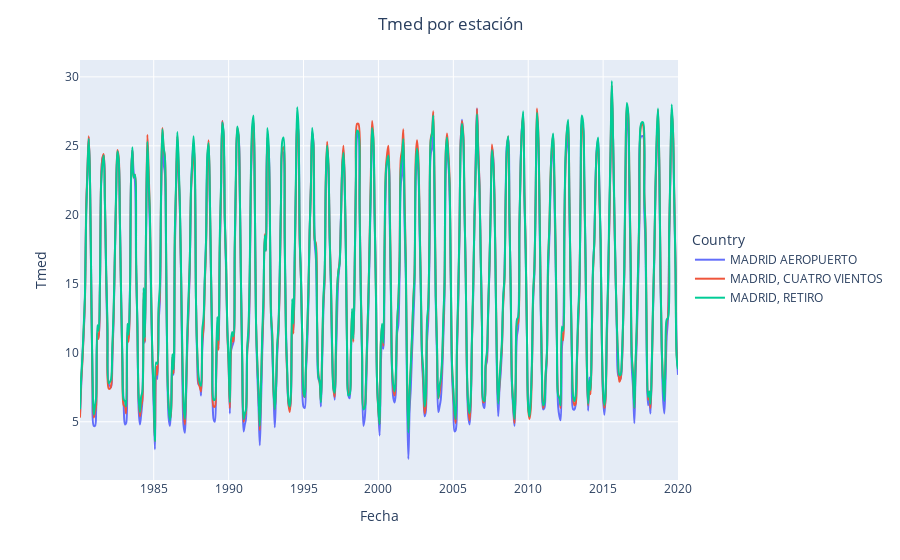
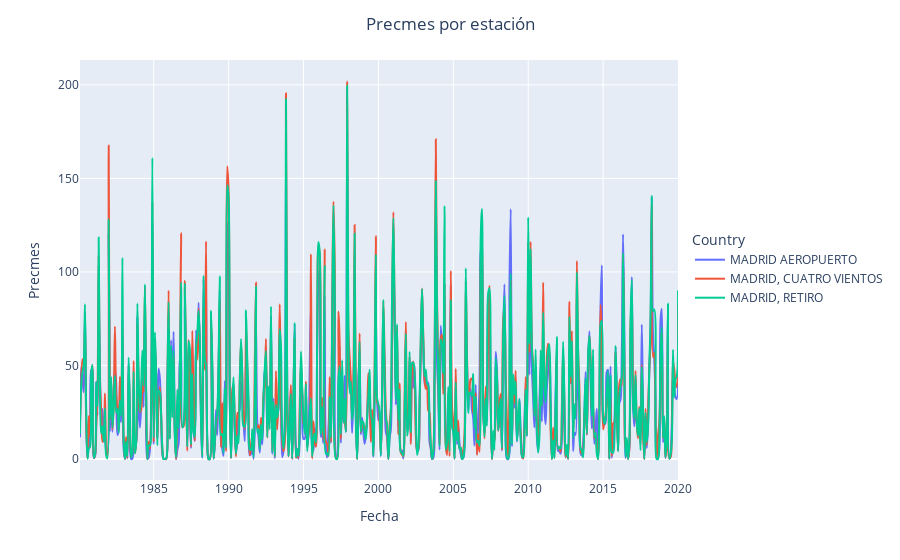
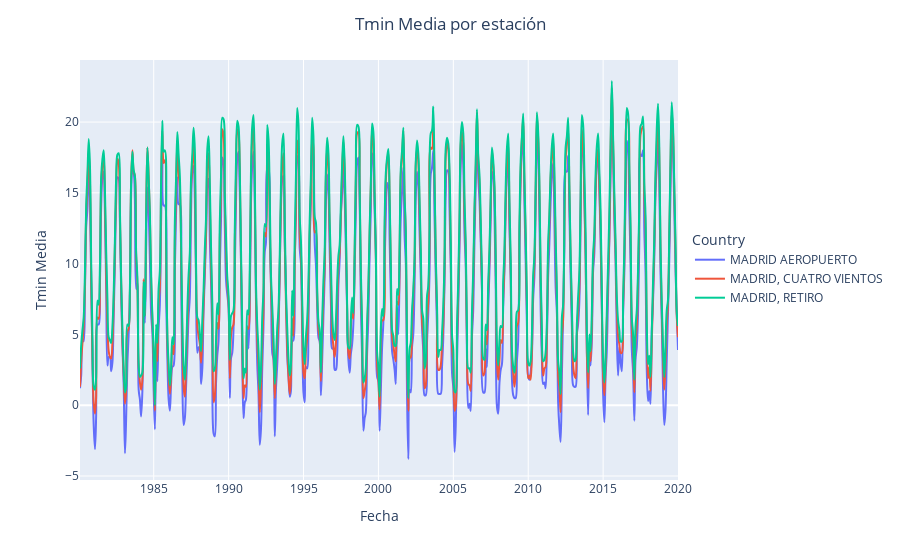
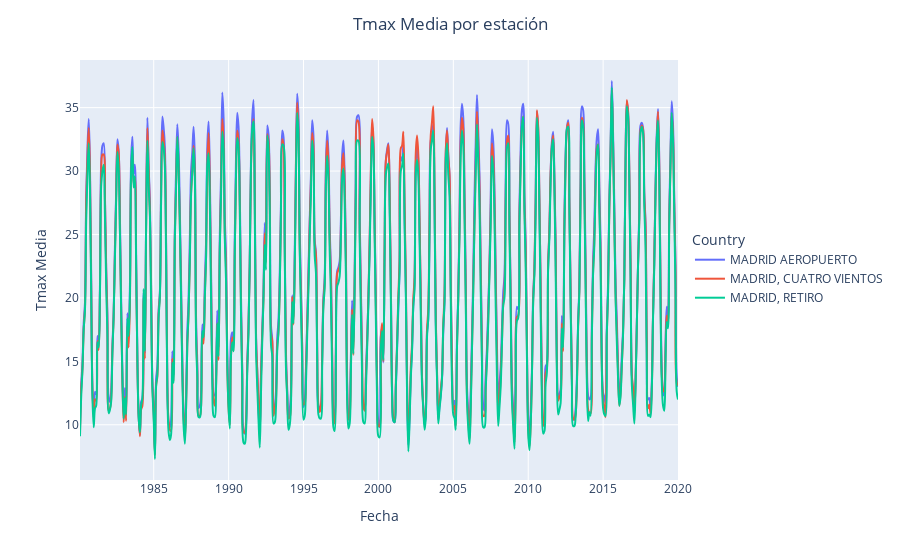

Write notebook code for charts like these, in order.
### Markdown cell above
Tendencias de temperatura y precipitación.

### Code cell
for elem in cols:
    vtb.grafI_est("fecha" , elem , "nombre", madrid_mensual3, False )

### Figure 1 — Plotly figure (JSON) as saved in the notebook; plotly's stock layout.template omitted (floating-point values rounded to 4 significant figures; data arrays with more than 128 entries replaced by an {"elided": "..."} marker saying what was removed)
{"data": [{"hovertemplate": "<b>%{hovertext}</b><br><br>nombre=MADRID AEROPUERTO<br>fecha=%{x}<br>tmed=%{y}<extra></extra>", "hovertext": {"elided": "480 str values"}, "legendgroup": "MADRID AEROPUERTO", "line": {"color": "#636efa", "dash": "solid", "shape": "spline"}, "mode": "lines", "name": "MADRID AEROPUERTO", "orientation": "v", "showlegend": true, "type": "scatter", "x": {"elided": "480 str values"}, "xaxis": "x", "y": {"elided": "480 float values"}, "yaxis": "y"}, {"hovertemplate": "<b>%{hovertext}</b><br><br>nombre=MADRID, CUATRO VIENTOS<br>fecha=%{x}<br>tmed=%{y}<extra></extra>", "hovertext": {"elided": "480 str values"}, "legendgroup": "MADRID, CUATRO VIENTOS", "line": {"color": "#EF553B", "dash": "solid", "shape": "spline"}, "mode": "lines", "name": "MADRID, CUATRO VIENTOS", "orientation": "v", "showlegend": true, "type": "scatter", "x": {"elided": "480 str values"}, "xaxis": "x", "y": {"elided": "480 float values"}, "yaxis": "y"}, {"hovertemplate": "<b>%{hovertext}</b><br><br>nombre=MADRID, RETIRO<br>fecha=%{x}<br>tmed=%{y}<extra></extra>", "hovertext": {"elided": "480 str values"}, "legendgroup": "MADRID, RETIRO", "line": {"color": "#00cc96", "dash": "solid", "shape": "spline"}, "mode": "lines", "name": "MADRID, RETIRO", "orientation": "v", "showlegend": true, "type": "scatter", "x": {"elided": "480 str values"}, "xaxis": "x", "y": {"elided": "480 float values"}, "yaxis": "y"}], "layout": {"legend": {"font": {"size": 12}, "title": {"text": "Country"}, "tracegroupgap": 0, "y": 0.5}, "margin": {"t": 60}, "title": {"text": "Tmed por estación ", "x": 0.5, "xanchor": "center"}, "xaxis": {"anchor": "y", "domain": [0, 1], "title": {"text": "Fecha"}}, "yaxis": {"anchor": "x", "domain": [0, 1], "title": {"text": "Tmed"}}}}

### Figure 2 — Plotly figure (JSON) as saved in the notebook; plotly's stock layout.template omitted (floating-point values rounded to 4 significant figures; data arrays with more than 128 entries replaced by an {"elided": "..."} marker saying what was removed)
{"data": [{"hovertemplate": "<b>%{hovertext}</b><br><br>nombre=MADRID AEROPUERTO<br>fecha=%{x}<br>precmes=%{y}<extra></extra>", "hovertext": {"elided": "480 str values"}, "legendgroup": "MADRID AEROPUERTO", "line": {"color": "#636efa", "dash": "solid", "shape": "spline"}, "mode": "lines", "name": "MADRID AEROPUERTO", "orientation": "v", "showlegend": true, "type": "scatter", "x": {"elided": "480 str values"}, "xaxis": "x", "y": {"elided": "480 float values"}, "yaxis": "y"}, {"hovertemplate": "<b>%{hovertext}</b><br><br>nombre=MADRID, CUATRO VIENTOS<br>fecha=%{x}<br>precmes=%{y}<extra></extra>", "hovertext": {"elided": "480 str values"}, "legendgroup": "MADRID, CUATRO VIENTOS", "line": {"color": "#EF553B", "dash": "solid", "shape": "spline"}, "mode": "lines", "name": "MADRID, CUATRO VIENTOS", "orientation": "v", "showlegend": true, "type": "scatter", "x": {"elided": "480 str values"}, "xaxis": "x", "y": {"elided": "480 float values"}, "yaxis": "y"}, {"hovertemplate": "<b>%{hovertext}</b><br><br>nombre=MADRID, RETIRO<br>fecha=%{x}<br>precmes=%{y}<extra></extra>", "hovertext": {"elided": "480 str values"}, "legendgroup": "MADRID, RETIRO", "line": {"color": "#00cc96", "dash": "solid", "shape": "spline"}, "mode": "lines", "name": "MADRID, RETIRO", "orientation": "v", "showlegend": true, "type": "scatter", "x": {"elided": "480 str values"}, "xaxis": "x", "y": {"elided": "480 float values"}, "yaxis": "y"}], "layout": {"legend": {"font": {"size": 12}, "title": {"text": "Country"}, "tracegroupgap": 0, "y": 0.5}, "margin": {"t": 60}, "title": {"text": "Precmes por estación ", "x": 0.5, "xanchor": "center"}, "xaxis": {"anchor": "y", "domain": [0, 1], "title": {"text": "Fecha"}}, "yaxis": {"anchor": "x", "domain": [0, 1], "title": {"text": "Precmes"}}}}

### Figure 3 — Plotly figure (JSON) as saved in the notebook; plotly's stock layout.template omitted (floating-point values rounded to 4 significant figures; data arrays with more than 128 entries replaced by an {"elided": "..."} marker saying what was removed)
{"data": [{"hovertemplate": "<b>%{hovertext}</b><br><br>nombre=MADRID AEROPUERTO<br>fecha=%{x}<br>tmin_media=%{y}<extra></extra>", "hovertext": {"elided": "480 str values"}, "legendgroup": "MADRID AEROPUERTO", "line": {"color": "#636efa", "dash": "solid", "shape": "spline"}, "mode": "lines", "name": "MADRID AEROPUERTO", "orientation": "v", "showlegend": true, "type": "scatter", "x": {"elided": "480 str values"}, "xaxis": "x", "y": {"elided": "480 float values"}, "yaxis": "y"}, {"hovertemplate": "<b>%{hovertext}</b><br><br>nombre=MADRID, CUATRO VIENTOS<br>fecha=%{x}<br>tmin_media=%{y}<extra></extra>", "hovertext": {"elided": "480 str values"}, "legendgroup": "MADRID, CUATRO VIENTOS", "line": {"color": "#EF553B", "dash": "solid", "shape": "spline"}, "mode": "lines", "name": "MADRID, CUATRO VIENTOS", "orientation": "v", "showlegend": true, "type": "scatter", "x": {"elided": "480 str values"}, "xaxis": "x", "y": {"elided": "480 float values"}, "yaxis": "y"}, {"hovertemplate": "<b>%{hovertext}</b><br><br>nombre=MADRID, RETIRO<br>fecha=%{x}<br>tmin_media=%{y}<extra></extra>", "hovertext": {"elided": "480 str values"}, "legendgroup": "MADRID, RETIRO", "line": {"color": "#00cc96", "dash": "solid", "shape": "spline"}, "mode": "lines", "name": "MADRID, RETIRO", "orientation": "v", "showlegend": true, "type": "scatter", "x": {"elided": "480 str values"}, "xaxis": "x", "y": {"elided": "480 float values"}, "yaxis": "y"}], "layout": {"legend": {"font": {"size": 12}, "title": {"text": "Country"}, "tracegroupgap": 0, "y": 0.5}, "margin": {"t": 60}, "title": {"text": "Tmin Media por estación ", "x": 0.5, "xanchor": "center"}, "xaxis": {"anchor": "y", "domain": [0, 1], "title": {"text": "Fecha"}}, "yaxis": {"anchor": "x", "domain": [0, 1], "title": {"text": "Tmin Media"}}}}

### Figure 4 — Plotly figure (JSON) as saved in the notebook; plotly's stock layout.template omitted (floating-point values rounded to 4 significant figures; data arrays with more than 128 entries replaced by an {"elided": "..."} marker saying what was removed)
{"data": [{"hovertemplate": "<b>%{hovertext}</b><br><br>nombre=MADRID AEROPUERTO<br>fecha=%{x}<br>tmax_media=%{y}<extra></extra>", "hovertext": {"elided": "480 str values"}, "legendgroup": "MADRID AEROPUERTO", "line": {"color": "#636efa", "dash": "solid", "shape": "spline"}, "mode": "lines", "name": "MADRID AEROPUERTO", "orientation": "v", "showlegend": true, "type": "scatter", "x": {"elided": "480 str values"}, "xaxis": "x", "y": {"elided": "480 float values"}, "yaxis": "y"}, {"hovertemplate": "<b>%{hovertext}</b><br><br>nombre=MADRID, CUATRO VIENTOS<br>fecha=%{x}<br>tmax_media=%{y}<extra></extra>", "hovertext": {"elided": "480 str values"}, "legendgroup": "MADRID, CUATRO VIENTOS", "line": {"color": "#EF553B", "dash": "solid", "shape": "spline"}, "mode": "lines", "name": "MADRID, CUATRO VIENTOS", "orientation": "v", "showlegend": true, "type": "scatter", "x": {"elided": "480 str values"}, "xaxis": "x", "y": {"elided": "480 float values"}, "yaxis": "y"}, {"hovertemplate": "<b>%{hovertext}</b><br><br>nombre=MADRID, RETIRO<br>fecha=%{x}<br>tmax_media=%{y}<extra></extra>", "hovertext": {"elided": "480 str values"}, "legendgroup": "MADRID, RETIRO", "line": {"color": "#00cc96", "dash": "solid", "shape": "spline"}, "mode": "lines", "name": "MADRID, RETIRO", "orientation": "v", "showlegend": true, "type": "scatter", "x": {"elided": "480 str values"}, "xaxis": "x", "y": {"elided": "480 float values"}, "yaxis": "y"}], "layout": {"legend": {"font": {"size": 12}, "title": {"text": "Country"}, "tracegroupgap": 0, "y": 0.5}, "margin": {"t": 60}, "title": {"text": "Tmax Media por estación ", "x": 0.5, "xanchor": "center"}, "xaxis": {"anchor": "y", "domain": [0, 1], "title": {"text": "Fecha"}}, "yaxis": {"anchor": "x", "domain": [0, 1], "title": {"text": "Tmax Media"}}}}
